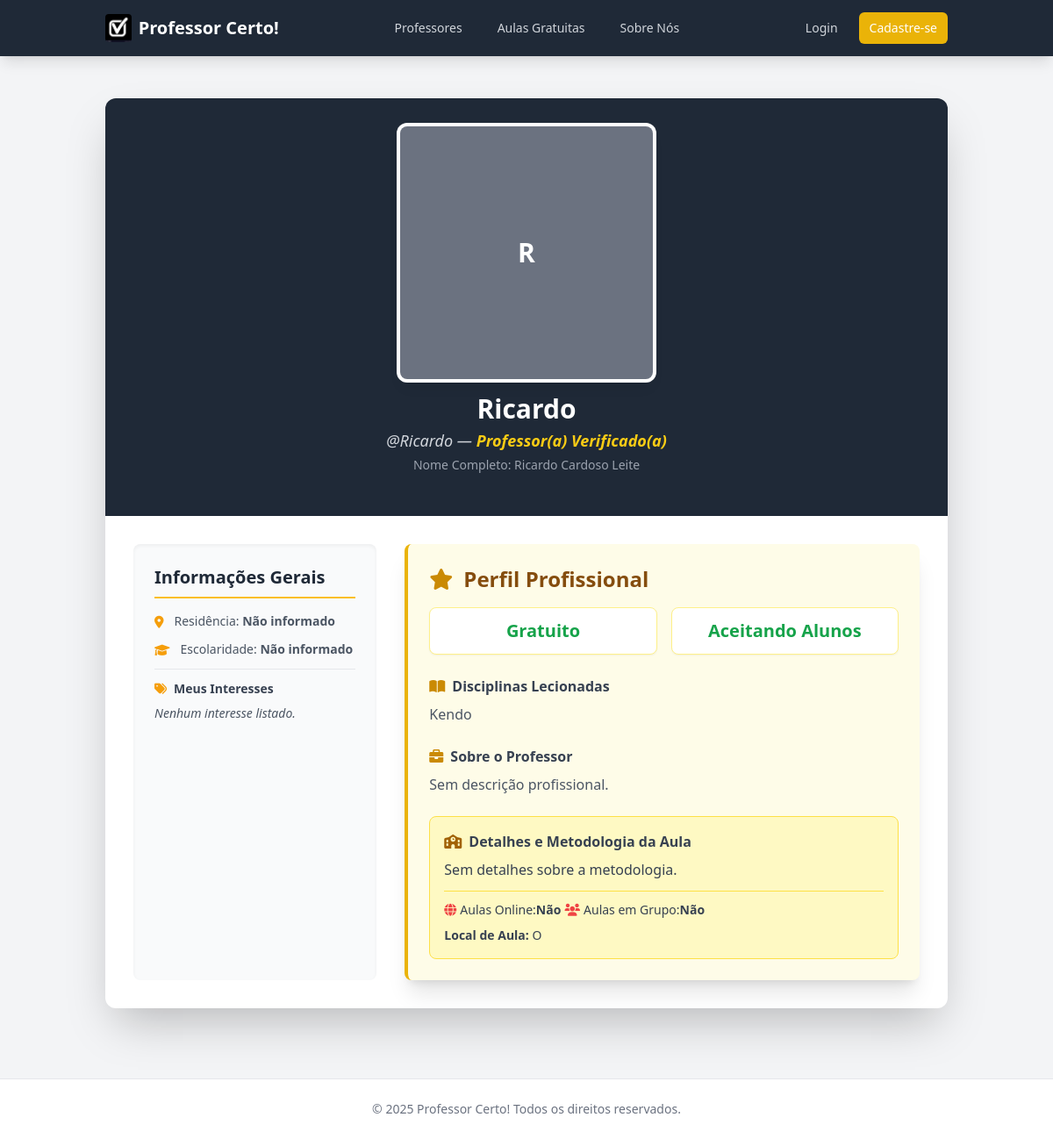
The app's page /perfil/Ricardo/ with its own data.
### users/models.py (models this page shows, shortened)
class CustomUser(AbstractUser):
    email = models.EmailField(_('endereço de email'), unique=True)
    first_name = None
    last_name = None
    nome_completo = models.CharField(_('Nome Completo'), max_length=150, blank=False)
    como_deseja_ser_chamado = models.CharField(_('Como Deseja Ser Chamado'), max_length=50, blank=True)
    cpf = models.CharField(_('CPF'), max_length=14, unique=True, null=True, blank=True)
    telefone = models.CharField(_('Telefone'), max_length=20, blank=True)
    data_nascimento = models.DateField(_('Data de Nascimento'), null=True, blank=True)
    cidade = models.CharField(_('Cidade'), max_length=100, blank=True)
    cep = models.CharField(_('CEP'), max_length=10, blank=True)
    foto_perfil = models.ImageField(_('Foto de Perfil'), upload_to='profile_pics/', null=True, blank=True)
    escolaridade = models.TextField(_('Escolaridade'), blank=True)
    interesses = models.TextField(_('Interesses e Hobbies'), blank=True)
    historico_aprendizagem = models.TextField(_('Histórico de Aprendizagem (Aluno)'), blank=True)
    biografia = models.TextField(_('Biografia Pessoal'), blank=True)
    is_professor = models.BooleanField(_('É Professor'), default=False,
        help_text=_('Designa se este usuário ativou a modalidade professor.')
    )
    objects = CustomUserManager()
    USERNAME_FIELD = 'email'
    REQUIRED_FIELDS = ['username', 'nome_completo']
    class Meta:
        verbose_name = _('Usuário')
        verbose_name_plural = _('Usuários')

class ProfessorProfile(models.Model):
    MODALIDADE_CHOICES = (
        ('P', 'Presencial'),
        ('O', 'Online'),
        ('AD', 'Domicílio do Aluno'),
        ('AP', 'Domicílio do Professor'),
        ('TO', 'Todos (Presencial e Online)') # Adiciona opção consolidada
    )
    user = models.OneToOneField(settings.AUTH_USER_MODEL, on_delete=models.CASCADE, related_name='professorprofile')
    disciplinas = models.TextField(_('Disciplinas Lecionadas'),
        help_text=_('Ex: Matemática, Física, Português. Separe por vírgulas.')
    )
    tarifa_hora = models.DecimalField(_('Tarifa por Hora (R$)'), max_digits=6, decimal_places=2, null=True, blank=True)
    curriculum = models.TextField(_('Conteúdo do Currículo'), blank=True,
        help_text=_('Experiência profissional relevante, certificações, etc.')
    )
    bio_profissional = models.TextField(_('Bio Profissional'), blank=True,
        help_text=_('Breve descrição da sua experiência e qualificações como professor.')
    )
    sobre_a_aula = models.TextField(_('Sobre a Aula'), blank=True,
        help_text=_('Detalhes sobre sua metodologia e formato de aula.')
    )
    is_voluntario = models.BooleanField(_('É Voluntário'), default=False)
    aceita_online = models.BooleanField(_('Aceita Aulas Online'), default=False)
    aceita_grupo = models.BooleanField(_('Aceita Aulas em Grupo'), default=False)
    status_ativo = models.BooleanField(_('Ativamente Aceitando Alunos'), default=True)
    data_validacao = models.DateField(_('Data de Ativação do Perfil'), null=True, blank=True)
    modalidades = models.CharField(_('Modalidades de Aula'), max_length=2, choices=MODALIDADE_CHOICES, default='O', blank=True)
    foto_profissional = models.ImageField(_('Foto Profissional'), upload_to='professor_pics/', null=True, blank=True,
        help_text=_('Uma foto específica para seu perfil profissional, se diferente da foto geral.')
    )
    media_avaliacoes = models.DecimalField(_('Média de Avaliações'), max_digits=3, decimal_places=2, default=0.00)
    class Meta:
        verbose_name = _('Perfil de Professor')
        verbose_name_plural = _('Perfis de Professores')

### users/views.py (the view)
# urls.py: path('perfil/<str:username>/', views.perfil_detalhe, name='perfil_detalhe'),
def perfil_detalhe(request, username):
    user_perfil = get_object_or_404(CustomUser, username=username)
    perfil_extensao = None
    tipo_perfil = 'aluno'
    if user_perfil.is_professor:
        try:
            perfil_extensao = user_perfil.professorprofile
            tipo_perfil = 'professor'
        except ProfessorProfile.DoesNotExist:
            pass
    context = {
        'user_perfil': user_perfil,
        'perfil_extensao': perfil_extensao,
        'tipo_perfil': tipo_perfil,
    }
    return render(request, 'users/perfil_detalhe.html', context)

### users/templates/users/perfil_detalhe.html (shortened to what this page needs)
{% extends 'base/base.html' %}
{% load static %}
{% load perfil_tags %} {% block title %}Perfil de {{ user_perfil.username }}{% endblock %}
{% block content %}
<div class="container mx-auto p-4 md:p-8 mt-4">
    <div class="bg-white rounded-xl shadow-2xl overflow-hidden">
        <div class="bg-gray-800 p-6 sm:p-8 text-white flex flex-col md:flex-row md:justify-between items-center md:items-start space-y-4 md:space-y-0 md:space-x-8">
            <div class="flex flex-col md:flex-row items-center space-y-4 md:space-y-0 md:space-x-4 flex-shrink-0">
                <div class="flex-shrink-0">
                    {% if user_perfil.foto_perfil %}
                        <img class="h-72 w-72 rounded-lg object-cover ring-4 ring-white shadow-lg"
                             src="{{ user_perfil.foto_perfil.url }}"
                             alt="Foto de Perfil de {{ user_perfil.como_deseja_ser_chamado }}">
                    {% else %}
                        <div class="h-72 w-72 rounded-lg bg-gray-500 flex items-center justify-center text-3xl font-bold ring-4 ring-white shadow-lg">
                            {{ user_perfil.como_deseja_ser_chamado|default:user_perfil.username|slice:":1"|upper }}
                        </div>
                    {% endif %}
                </div>
                <div class="text-center md:text-left">
                    <h1 class="text-3xl font-bold mb-1">
                        {{ user_perfil.como_deseja_ser_chamado|default:user_perfil.username }}
                    </h1>
                    <p class="text-lg text-gray-300 italic">
                        @{{ user_perfil.username }}
                        {% if tipo_perfil == 'professor' %}
                            — <span class="text-yellow-400 font-semibold">Professor(a) Verificado(a)</span>
                        {% else %}
                            — <span class="text-amber-300 font-semibold">Aluno(a) na Plataforma</span>
                        {% endif %}
                    </p>
                    {% if user_perfil.nome_completo %}
                        <p class="text-sm text-gray-400 mt-1">Nome Completo: {{ user_perfil.nome_completo }}</p>
                    {% endif %}
                </div>
            </div>
        </div>
        <div class="p-6 sm:p-8 grid grid-cols-1 lg:grid-cols-3 gap-8">
            <div class="lg:col-span-1 bg-gray-50 p-6 rounded-lg shadow-inner">
                <h3 class="text-xl font-bold text-gray-800 border-b-2 border-amber-400 pb-2 mb-4">Informações Gerais</h3>
                <dl class="space-y-3 text-sm">
                    <div class="flex items-start">
                        <i class="fas fa-map-marker-alt text-amber-500 mt-1 me-3"></i>
                        <dd class="text-gray-600">
                            Residência: <span class="font-semibold">{{ user_perfil.cidade|default:"Não informado" }}</span>
                        </dd>
                    </div>
                    <div class="flex items-start">
                        <i class="fas fa-graduation-cap text-amber-500 mt-1 me-3"></i>
                        <dd class="text-gray-600">
                            Escolaridade: <span class="font-semibold">{{ user_perfil.escolaridade|default:"Não informado" }}</span>
                        </dd>
                    </div>
                    <div class="mt-4 pt-3 border-t border-gray-200">
                            <h4 class="font-semibold text-gray-700 mb-2 flex items-center"><i class="fas fa-tags me-2 text-amber-500"></i> Meus Interesses</h4>
                            <p class="text-gray-600 italic text-justify">{{ user_perfil.interesses|default:"Nenhum interesse listado."|linebreaksbr }}</p>
                    </div>
                </dl>
            </div>
            <div class="lg:col-span-2 space-y-8">
                {% if tipo_perfil == 'professor' and perfil_extensao %}
                    <div class="bg-yellow-50 p-6 rounded-lg shadow-xl border-l-4 border-yellow-500">
                        <h3 class="text-2xl font-bold text-yellow-800 mb-4 flex items-center">
                            <i class="fas fa-star text-yellow-600 me-3"></i> Perfil Profissional
                        </h3>
                        <div class="grid grid-cols-1 {% if perfil_extensao.is_voluntario %}sm:grid-cols-3{% else %}sm:grid-cols-2{% endif %} gap-4 mb-6 text-center">
                            <div class="p-3 bg-white rounded-lg shadow-sm border border-yellow-200">
                                <p class="text-xl font-extrabold text-gray-600">
                                    {% if perfil_extensao.tarifa_hora and perfil_extensao.tarifa_hora > 0 %}
                                        Valor: R$ {{ perfil_extensao.tarifa_hora|floatformat:2 }}/h
                                    {% else %}
                                        <span class="text-green-600">Gratuito</span>
                                    {% endif %}
                                </p>
                            </div>
                            <div class="p-3 bg-white rounded-lg shadow-sm border border-yellow-200">
                                <p class="text-xl font-extrabold text-gray-800">
                                    {% if perfil_extensao.status_ativo %}
                                        <span class="text-green-600">Aceitando Alunos</span>
                                    {% else %}
                                        <span class="text-red-600">Inativo</span>
                                    {% endif %}
                                </p>
                            </div>
                        </div>
                        <div class="mb-6">
                            <h4 class="font-bold text-gray-700 mb-2 flex items-center"><i class="fas fa-book-open me-2 text-yellow-600"></i> Disciplinas Lecionadas</h4>
                            <p class="text-gray-600">{{ perfil_extensao.disciplinas|default:"Nenhuma disciplina listada."|linebreaksbr }}</p>
                        </div>
                        <div class="mb-6">
                            <h4 class="font-bold text-gray-700 mb-2 flex items-center"><i class="fas fa-briefcase me-2 text-yellow-600"></i> Sobre o Professor</h4>
                            <p class="text-gray-600 text-justify">{{ perfil_extensao.bio_profissional|default:"Sem descrição profissional."|linebreaksbr }}</p>
                        </div>
                        <div class="p-4 bg-yellow-100 rounded-lg border border-yellow-300">
                            <h4 class="font-bold text-gray-700 mb-2 flex items-center"><i class="fas fa-school me-2 text-yellow-700"></i> Detalhes e Metodologia da Aula</h4>
                            <p class="text-gray-700 text-justify">{{ perfil_extensao.sobre_a_aula|default:"Sem detalhes sobre a metodologia."|linebreaksbr }}</p>
                            <div class="mt-3 pt-2 border-t border-yellow-300">
                                <span class="inline-flex items-center me-4 text-sm text-gray-700">
                                    <i class="fas fa-globe me-1 {% if perfil_extensao.aceita_online %}text-green-500{% else %}text-red-500{% endif %}"></i>
                                    Aulas Online:
                                    <span class="font-semibold ms-1">{% if perfil_extensao.aceita_online %}Sim{% else %}Não{% endif %}</span>
                                </span>
                                <span class="inline-flex items-center text-sm text-gray-700">
                                    <i class="fas fa-users me-1 {% if perfil_extensao.aceita_grupo %}text-green-500{% else %}text-red-500{% endif %}"></i>
                                    Aulas em Grupo:
                                    <span class="font-semibold ms-1">{% if perfil_extensao.aceita_grupo %}Sim{% else %}Não{% endif %}</span>
                                </span>
                                {% if perfil_extensao.modalidades %}
                                    <p class="text-sm mt-2 text-gray-700"><span class="font-semibold">Local de Aula:</span> {{ perfil_extensao.modalidades }}</p>
                                {% endif %}
                            </div>
                        </div>
                    </div>
                {% endif %}
            </div>
        </div>
    </div>
</div>
{% endblock content %}

### records on screen
CustomUser: como_deseja_ser_chamado "R", como_deseja_ser_chamado "Ricardo", username "Ricardo", nome_completo "Ricardo Cardoso Leite", cidade "Não informado", escolaridade "Não informado", interesses "Nenhum interesse listado."
ProfessorProfile: disciplinas "Kendo", bio_profissional "Sem descrição profissional.", sobre_a_aula "Sem detalhes sobre a metodologia.", modalidades "O"
